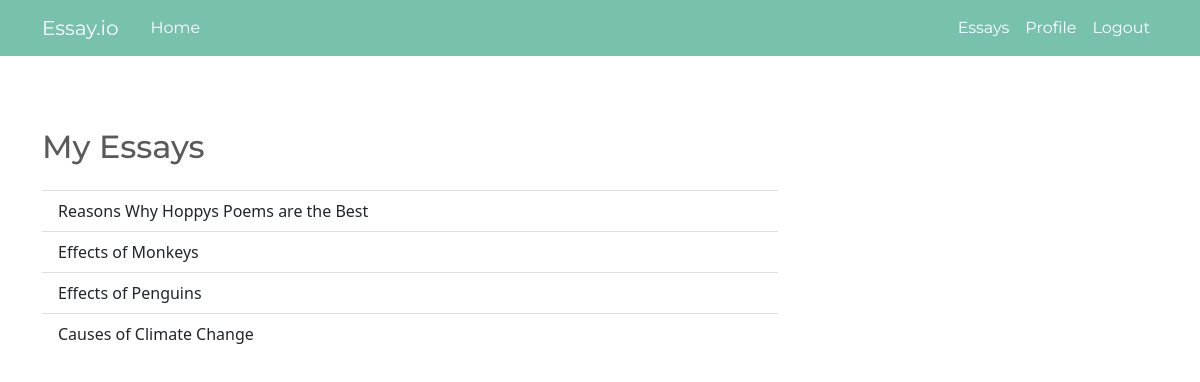
The app's page /papers/ (signed in), older data.
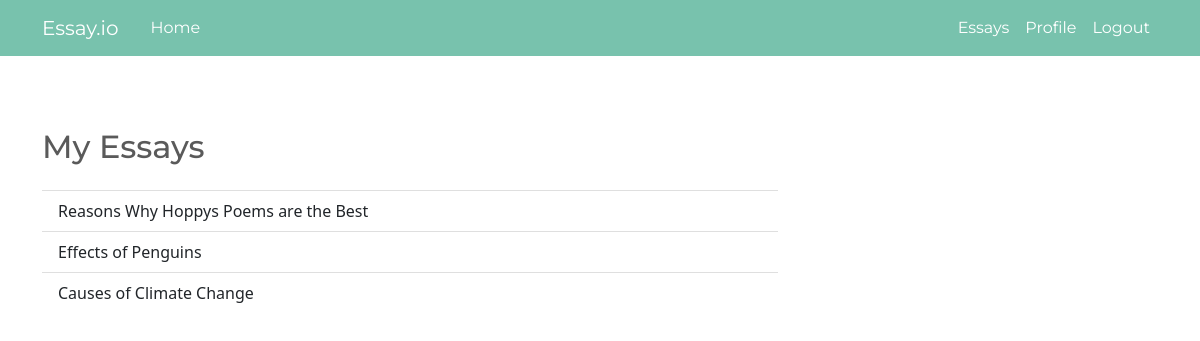
The same page, newer data.
### blog/models.py (models this page shows, shortened)
class Essay(models.Model):
    author = models.ForeignKey(User, on_delete=models.CASCADE, null=True)
    title = models.CharField(max_length=150)
    content = RichTextField(blank=True, null=True)

### blog/views.py (the view)
# urls.py: path("papers/", Papers, name="blog-papers"),
@login_required
def Papers(request):
    author = request.user
    papersNonCleaned = Essay.objects.filter(author=author)
    papers = [{"title": x[2], "content": x[3], "id": x[0]} for x in papersNonCleaned.values_list()]
    papers = list(reversed(papers))
    context = {"papers": papers  }
    return render(request, "blog/papers.html", context)

### blog/templates/blog/papers.html (shortened to what this page needs)
{% extends 'blog/base.html' %}
{% block content %}
<div>
    <h2 class="my-2 py-3" > My Essays </h2>
    <ul id="sidebar-content" class="list-group list-group-flush" style="width: 100%" >
            {% for item in papers %}
                <li><a href="/paper/{{item.id}}/" class="list-group-item">{{item.title}}</a></li>
            {% endfor %}
    </ul>
</div>
{% endblock  %}

### blog/templates/blog/base.html (shortened to what this page needs)
{% load static %}
<!DOCTYPE html>
<html lang="en">
  <head>
    <link
      rel="stylesheet"
      href="https://maxcdn.bootstrapcdn.com/bootstrap/4.0.0/css/bootstrap.min.css"
    />
    <link rel="stylesheet" href="{% static 'blog/bootstrap.min.css' %}" />
    <link rel="stylesheet" href="{% static 'blog/main.css' %}" />
  </head>
  <body id="bootstrap-overrides">
    <header>
      <nav class="navbar navbar-expand-md navbar-dark bg-primary ">
        <div class="container">
          <a class="navbar-brand mr-4" href="{% url 'blog-home' %}"
            >Essay.io</a
          >
          <div class="collapse navbar-collapse" id="navbarToggle">
            <div class="navbar-nav mr-auto">
              <a class="nav-item nav-link active " href="{% url 'blog-home' %}"
                >Home</a
              >
            </div>
            <div class="navbar-nav">
              {% if user.is_authenticated %}
                <a class="nav-item nav-link active" href="{% url 'blog-papers' %}">Essays</a>
                <a class="nav-item nav-link active" href="{% url 'profile' %}">Profile</a>
                <a class="nav-item nav-link active" href="{% url 'logout' %}">Logout</a>
              {% else %}
                <a class="nav-item nav-link active" href="{% url 'login' %}">Login</a>
                <a class="nav-item nav-link active " href="{% url 'register' %}">register</a>
              {% endif %}
            </div>
          </div>
        </div>
      </nav>
    </header>
    <main role="main" class="container my-5">
      <div class="row">
          <div class="col-md-8 output-clock" >
            {% block content %}
            {% endblock %}
          </div>
          <div  class="col-md-4 position-relative" >
          </div>
      </div>
    </main>
  </body>
</html>

### blog/static/blog/main.css (style rules this page uses)
li::marker { color: white !important; }

Row changes from the older to the newer data that the page shows:
removed Essay: title "Effects of Monkeys"
